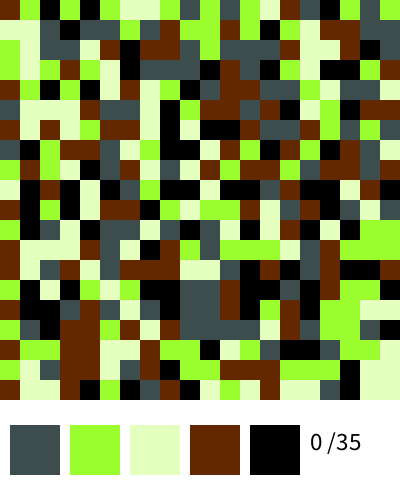
Frame 1 (no input)
Frame 60 (the mouse pressed at the canvas centre just before this capture): identical to frame 1, image omitted
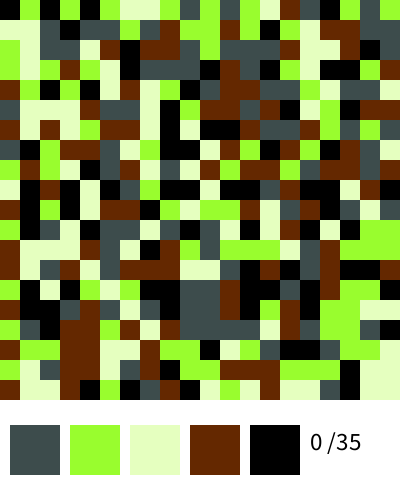
Frame 120 (the mouse held since frame 60 and released just before this capture)

The Processing sketch that drew these frames (run headless with seeded random() and noise(); from frame 60 on, the mouse is pressed at the canvas centre):

// Processing sketch: processing_128020
// ── processing_128020.pde

int numBoxes = 400;
int counters;
ColorBox[] boxes = new ColorBox [numBoxes];
ArrayList<ColorBox> changelist = new ArrayList<ColorBox>();
ColorButton[] buttons = new ColorButton [5];



void setup() {
  size (400, 500);
  int i=0;
  for (int y = 0; y< 400; y+=20) {
    for (int x =0; x< width; x+=20) {
      boxes[i] = new ColorBox(i, x, y);
      i++;
    }
  }
  buttons[0] = new ColorButton (10, 425, color (61, 76, 76));
  buttons[1] = new ColorButton (70, 425, color (153, 253, 46));
  buttons[2] = new ColorButton (130, 425, color (229, 255, 191));
  buttons[3] = new ColorButton (190, 425, color (100, 40, 0));
  buttons[4] = new ColorButton (250, 425, color (0));
  changelist.add(boxes[0]);
}
void draw() {
 background(255);
  for (int i=0; i<numBoxes; i++) {
    boxes[i].display();
  }
  for (int i= 0; i<buttons.length;i++) {
    buttons[i].display();
  }
  counters();
 
}

void mousePressed() {
  color myColor = color(0);
  for (int i= 0; i<buttons.length;i++) {
    if (buttons[i].hitTest(mouseX, mouseY)) {
      myColor= buttons[i].c;
      counters ++;
      break;
    }
  }

  checkColorAndAddToArrayList();

  changeColor(myColor);
  loop();
}
void changeColor (color newColor) {
  for (int i = 0; i< changelist.size(); i++) {
    ColorBox current = (ColorBox)(changelist.get(i));
    current.c = newColor;
  }
}

void checkColorAndAddToArrayList() {

  color base = boxes[0].c;
  for (int i=0;i<changelist.size();
  i++)
  {
    ColorBox current = changelist.get(i);
    //north
    if (current.index-20 > 0) {
      ColorBox test = boxes[current.index-20];
      if (test.c==base) {
        if (!changelist.contains(test)) {
          changelist.add(test);
        }
      }
    }
    //east
    if ((current.index)% 20 != 19) {
      ColorBox test = boxes[current.index+1];
      if (test.c == base) {
        if (!changelist.contains(test)) {
          changelist.add(test);
          println ("yay");
        }
      }
    }
    //south
    if (current.index+20 < 400) {
      ColorBox test = boxes[current.index+20];
      if (test.c==base) {
        if (!changelist.contains(test)) {
          changelist.add(test);
        }
      }
    }
    //west

      if (((current.index)%20) != 0) {
      ColorBox test = boxes[current.index-1];
      if (test.c==base) {
        if (!changelist.contains(test)) {
          changelist.add(test);
        }
      }
    }
  }
}
void counters() {
  textSize(25);
  fill(0);
  text(counters + " /35", 310, 450);
  if (counters>=35) {
    noLoop();
    fill(0);
    rect(0, 0, width, height);
    fill(180, 10, 10);
    textAlign(CENTER);
    text("You Lost!!!", width/2, height/2);
  }
}

class ColorBox {
  int index;
  int x, y;
  //color
  color c;
  int boxSize = 20;

  ColorBox (int i, int newx, int newy) {
    index = i;
    x = newx;
    y = newy;
    int randNum = (int) random(5);
    switch(randNum) {
    case 0:
      c= color (61, 76, 76);
      break;
    case 1: 
      c = color(153, 253, 46);
      break;
    case 2: 
      c = color (229, 255, 191);
      break;
    case 3:
      c = color (100, 40, 0);
      break;
    
     case 4:
      c = color (0);
      break;
    }
  }
  void display() {
    fill(c);
    noStroke();
    rect(x, y, boxSize, boxSize);
  }
}

class ColorButton {
  int index;
  int x, y;
  color c;
  int boxSize = 50;

  ColorButton (int newx, int newy, color nc) {
    x = newx;
    y = newy;   
    c = nc;
  }
  void display() {
    fill(c);
    noStroke();
    rect(x, y, boxSize, boxSize);
  }
  boolean hitTest (float mouseX, float mouseY) {
    if (dist(x, y, mouseX, mouseY) <50) {
      return true;
    }
    else {
      return false;
    }
  }
}
